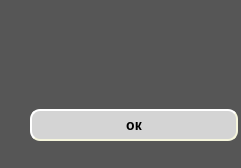
<?xml version="1.0" encoding="UTF-8"?>
<ui version="4.0">
 <class>Wrong</class>
 <widget class="QWidget" name="Wrong">
  <property name="geometry">
   <rect>
    <x>0</x>
    <y>0</y>
    <width>241</width>
    <height>168</height>
   </rect>
  </property>
  <property name="windowTitle">
   <string>Form</string>
  </property>
  <property name="styleSheet">
   <string notr="true">
QObject  {	
	font: 63 11pt &quot;Yu Gothic UI Semibold&quot;;
background-color: rgb(86, 86, 86);
}
QPushButton {
background-color: rgb(212, 212, 212);
    border-style: outset;
    border-width: 2px;
    border-radius: 10px;
    border-color: beige;
    font: bold 14px;
    min-width: 10em;
    padding: 6px;
}
QPushButton:pressed {
   
	background-color: rgb(100, 102, 115);
    border-style: inset;
}</string>
  </property>
  <widget class="QWidget" name="verticalLayoutWidget">
   <property name="geometry">
    <rect>
     <x>30</x>
     <y>20</y>
     <width>208</width>
     <height>121</height>
    </rect>
   </property>
   <layout class="QVBoxLayout" name="verticalLayout">
    <item>
     <widget class="QLabel" name="label">
      <property name="styleSheet">
       <string notr="true">color: rgb(255, 255, 255);</string>
      </property>
      <property name="text">
       <string/>
      </property>
     </widget>
    </item>
    <item>
     <widget class="QPushButton" name="ok">
      <property name="text">
       <string>ок</string>
      </property>
     </widget>
    </item>
   </layout>
  </widget>
 </widget>
 <resources/>
 <connections/>
</ui>
